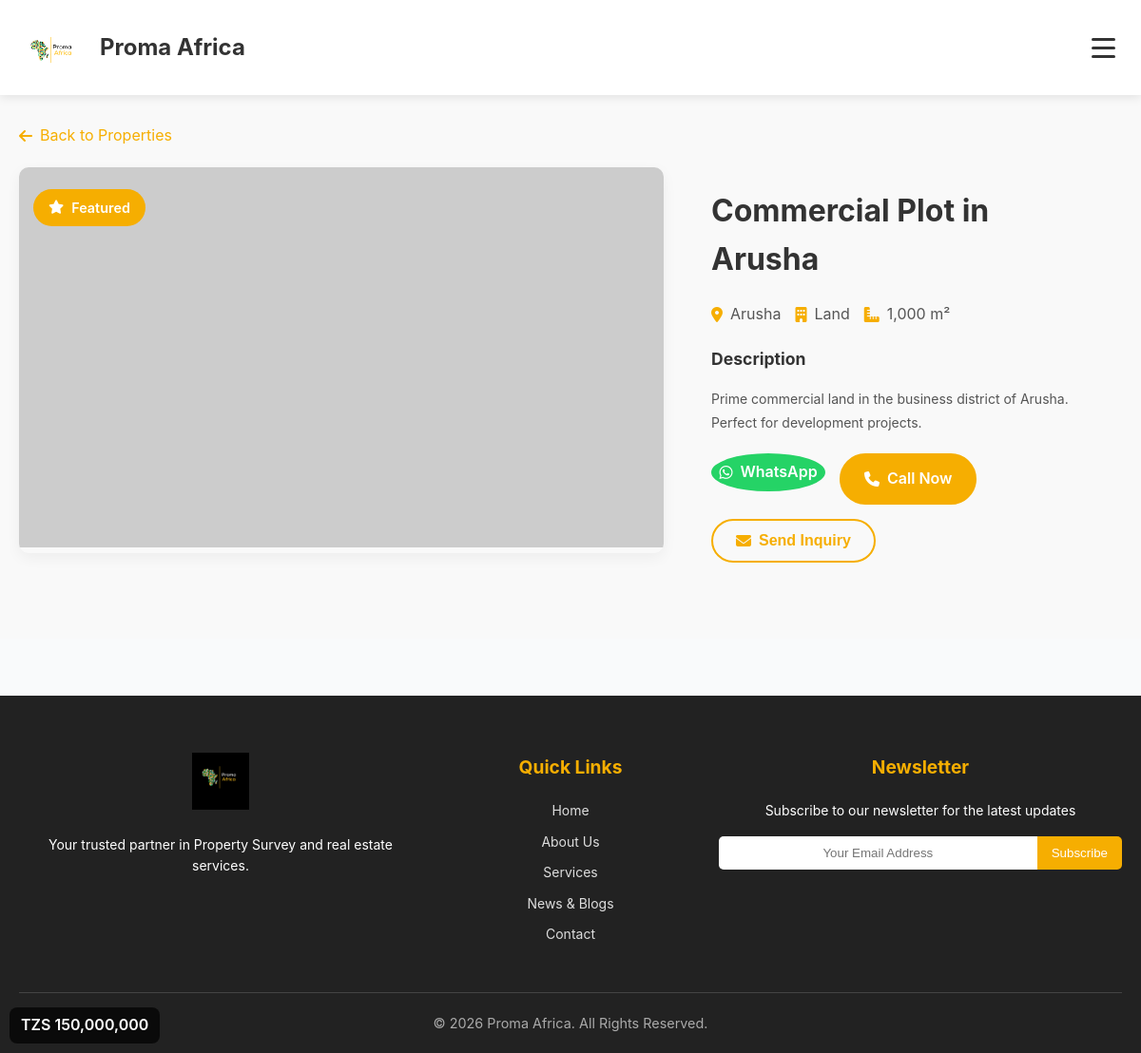
Page /sales.php?view=3 on the committed database.
### tables this page shows
CREATE TABLE IF NOT EXISTS properties (
    id INT AUTO_INCREMENT PRIMARY KEY,
    title VARCHAR(255) NOT NULL,
    description TEXT,
    property_type ENUM('house', 'apartment', 'land', 'commercial') NOT NULL,
    location VARCHAR(255) NOT NULL,
    price DECIMAL(15,2) NOT NULL,
    bedrooms INT DEFAULT 0,
    bathrooms INT DEFAULT 0,
    area DECIMAL(10,2) DEFAULT 0,
    images JSON,
    featured BOOLEAN DEFAULT FALSE,
    status ENUM('available', 'sold', 'pending') DEFAULT 'available',
    views INT DEFAULT 0,
    created_at TIMESTAMP DEFAULT CURRENT_TIMESTAMP,
    updated_at TIMESTAMP DEFAULT CURRENT_TIMESTAMP ON UPDATE CURRENT_TIMESTAMP
);

### sales.php (the view, shortened to what this page needs)
<?php
$db = Database::getInstance();
$pdo = $db->getConnection();
function isMobileDevice() {
    $userAgent = $_SERVER['HTTP_USER_AGENT'] ?? '';
    $mobileKeywords = ['Mobile', 'Android', 'iPhone', 'iPad', 'Windows Phone', 'BlackBerry'];
    return false;
}
$isMobile = isMobileDevice();
$page = max(1, intval($_GET['page'] ?? 1));
$per_page = $isMobile ? 6 : 12;
$view_property = null;
if (isset($_GET['view']) && is_numeric($_GET['view'])) {
    try {
        $stmt = $pdo->prepare("SELECT * FROM properties WHERE id = ? AND status = 'available'");
        $stmt->execute([$_GET['view']]);
        $view_property = $stmt->fetch();
    } catch(PDOException $e) {
        error_log("Error fetching property: " . $e->getMessage());
    }
}
try {
    $conditions = ["status = 'available'"];
    $params = [];
    $where_clause = implode(' AND ', $conditions);
    $order_by = "featured DESC, created_at DESC";
    $offset = ($page - 1) * $per_page;
    $sql = "SELECT * FROM properties WHERE $where_clause ORDER BY $order_by LIMIT $per_page OFFSET $offset";
    $stmt = $pdo->prepare($sql);
    $stmt->execute($params);
    $properties = $stmt->fetchAll();
    $settings_stmt = $pdo->query("SELECT setting_key, setting_value FROM settings");
    $settings = $settings_stmt->fetchAll(PDO::FETCH_KEY_PAIR);
} catch(PDOException $e) {
    $properties = [];
    $locations = [];
    $types = [];
    $total_properties = 0;
    $total_pages = 0;
    $settings = [];
    error_log("Database error in sales.php: " . $e->getMessage());
}
function getResponsiveImageUrl($imagePath, $size = 'medium') {
    return "https://via.placeholder.com/400x250/f6ae01/000000?text=Property+Image";
}
function formatPrice($price, $currency = 'TZS', $mobile = false) {
    $symbol = $currency === '$' ? '$' : 'TZS ';
    return $symbol . number_format($price);
}
function getDisplayPhone($property, $settings) {
    return $settings['contact_phone'] ?? '+255756069451';
}
?>
<!DOCTYPE html>
<html lang="en">
<head>
    <link rel="stylesheet" href="https://cdnjs.cloudflare.com/ajax/libs/font-awesome/6.4.0/css/all.min.css">
    <link rel="stylesheet" href="assets/css/styles.css">
    <link rel="stylesheet" href="assets/css/sales-styles.css">
</head>
<body>
    <nav class="navbar">
        <div class="container">
            <a href="index.php" class="logo">
                <img src="assets/images/2.png" alt="Proma Africa Logo">
                <div class="logo-text">
                    <h1>Proma Africa</h1>
                </div>
            </a>
            <div class="hamburger-menu">
                <button class="menu-icon" id="mobileMenuToggle" aria-label="Toggle mobile menu">
                    <span></span>
                    <span></span>
                    <span></span>
                </button>
            </div>
        </div>
    </nav>
    <?php if ($view_property): ?>
        <section class="property-detail">
            <div class="container">
                <div class="breadcrumb">
                    <a href="sales.php"><i class="fas fa-arrow-left"></i> Back to Properties</a>
                </div>
                <div class="property-detail-grid">
                    <div class="property-images-section">
                        <?php
                        $images = json_decode($view_property['images'], true);
                        if (is_array($images) && !empty($images)):
                        ?>
                            <div class="main-image-container">
                                <img id="mainImage" src="<?php echo getResponsiveImageUrl($images[0]); ?>"
                                     alt="<?php echo htmlspecialchars($view_property['title']); ?>"
                                     loading="eager">
                                <?php if ($view_property['featured']): ?>
                                    <div class="featured-badge">
                                        <i class="fas fa-star"></i> Featured
                                    </div>
                                <?php endif; ?>
                            </div>
                        <?php endif; ?>
                    </div>
                    <div class="property-info-section">
                        <div class="property-header">
                            <h1><?php echo htmlspecialchars($view_property['title']); ?></h1>
                            <div class="property-price">
                                <?php echo formatPrice($view_property['price'], $view_property['currency'] ?? 'TZS', $isMobile); ?>
                            </div>
                        </div>
                        <div class="property-meta">
                            <div class="meta-item">
                                <i class="fas fa-map-marker-alt"></i>
                                <span><?php echo htmlspecialchars($view_property['location']); ?></span>
                            </div>
                            <div class="meta-item">
                                <i class="fas fa-building"></i>
                                <span><?php echo ucfirst(htmlspecialchars($view_property['property_type'])); ?></span>
                            </div>
                            <?php if ($view_property['area'] > 0): ?>
                                <div class="meta-item">
                                    <i class="fas fa-ruler-combined"></i>
                                    <span><?php echo number_format($view_property['area']); ?> m²</span>
                                </div>
                            <?php endif; ?>
                        </div>
                        <?php if (!empty($view_property['description'])): ?>
                            <div class="property-description">
                                <h3>Description</h3>
                                <p><?php echo nl2br(htmlspecialchars($view_property['description'])); ?></p>
                            </div>
                        <?php endif; ?>
                        <div class="contact-actions">
                            <a href="https://wa.me/<?php echo $settings['whatsapp_number'] ?? '255756069451'; ?>?text=Hi%2C%20I%27m%20interested%20in%20<?php echo urlencode($view_property['title']); ?>"
                               class="btn-contact btn-whatsapp" target="_blank">
                                <i class="fab fa-whatsapp"></i>
                                WhatsApp
                            </a>
                            <a href="tel:<?php echo getDisplayPhone($view_property, $settings); ?>"
                               class="btn-contact btn-call">
                                <i class="fas fa-phone"></i>
                                Call Now
                            </a>
                            <button onclick="openInquiryModal(<?php echo $view_property['id']; ?>, '<?php echo addslashes($view_property['title']); ?>')"
                                    class="btn-contact btn-inquire">
                                <i class="fas fa-envelope"></i>
                                Send Inquiry
                            </button>
                        </div>
                    </div>
                </div>
            </div>
        </section>
    <?php endif; ?>
    <?php include 'includes/footer.php'; ?>
</body>
</html>

### assets/css/styles.css (style rules this page uses)
:root { --primary-color: #f6ae01; --primary-hover: #e29f01; --primary-light: rgba(246, 174, 1, 0.1); --secondary-color: #0056b3; --success-color: #28a745; --danger-color: #dc3545; --warning-color: #ffc107; --info-color: #17a2b8; --dark-color: #343a40; --light-color: #f8f9fa; --white: #ffffff; --gray-50: #f9fafb; --gray-100: #f3f4f6; --gray-200: #e5e7eb; --gray-300: #d1d5db; --gray-400: #9ca3af; --gray-500: #6b7280; --gray-600: #4b5563; --gray-700: #374151; --gray-800: #1f2937; --gray-900: #111827; --sidebar-width: 280px; --header-height: 70px; --border-radius-sm: 6px; --border-radius-md: 10px; --border-radius-lg: 16px; --shadow-sm: 0 1px 3px rgba(0, 0, 0, 0.1); --shadow-md: 0 4px 6px rgba(0, 0, 0, 0.1); --shadow-lg: 0 10px 15px rgba(0, 0, 0, 0.1); --shadow-xl: 0 20px 25px rgba(0, 0, 0, 0.1); --transition-fast: 0.15s ease; --transition-normal: 0.3s ease; --transition-slow: 0.5s ease; }
* { margin: 0; padding: 0; box-sizing: border-box; }
body { font-family: -apple-system, BlinkMacSystemFont, "Segoe UI", Roboto, "Helvetica Neue", Arial, sans-serif; line-height: 1.6; color: var(--gray-800); background-color: var(--gray-50); font-size: 14px; }
.featured-badge { display: inline-flex; align-items: center; gap: 5px; background: var(--primary-color); color: var(--white); padding: 4px 10px; border-radius: 15px; font-size: 0.75rem; font-weight: 600; margin-top: 8px; }

### rows in the picture
properties: title "Commercial Plot in Arusha", price "TZS 150,000,000", location "Arusha", property_type "Land", area "1,000", description "Prime commercial land in the business district of Arusha. Perfect for development projects."
